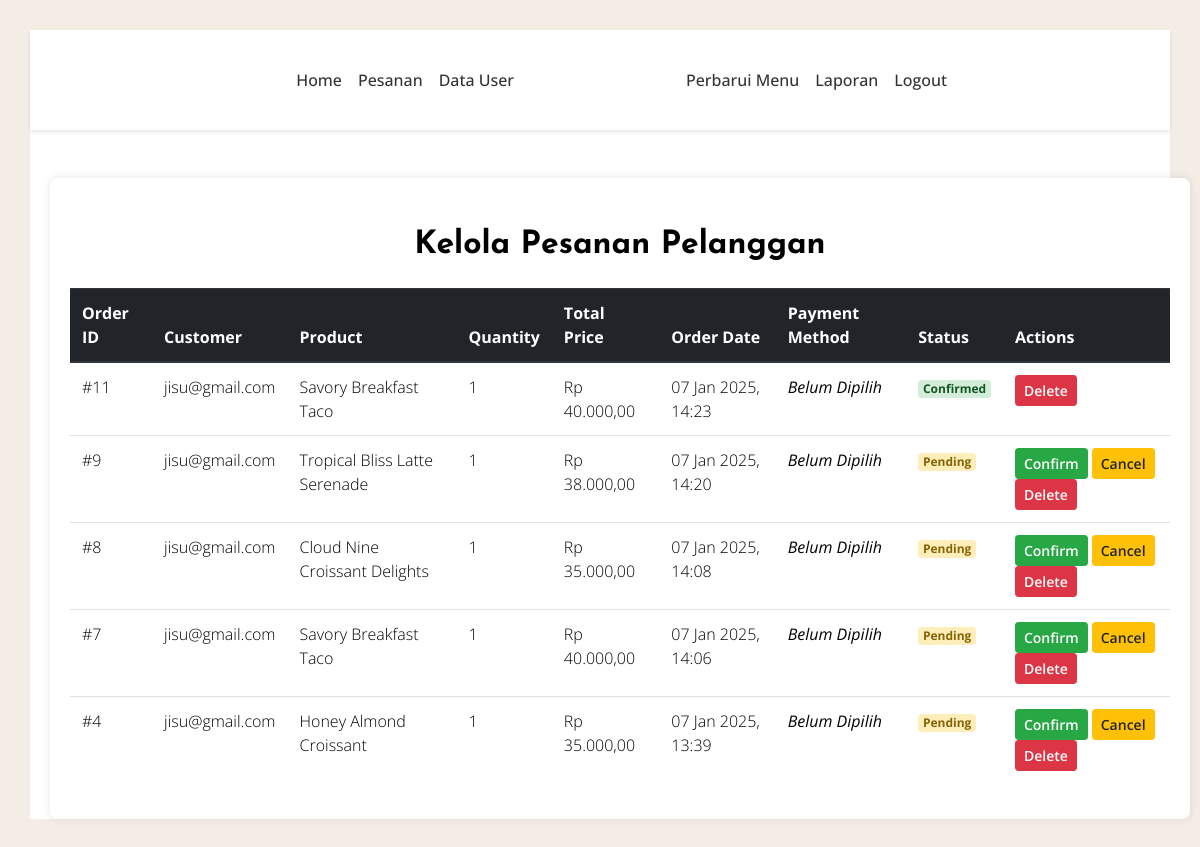
/kelolapesanan.php (signed in), run on the app's committed database.
### tables this page shows
CREATE TABLE `transactions` (
  `id` int(11) NOT NULL,
  `user_id` int(10) DEFAULT NULL,
  `email` varchar(50) NOT NULL,
  `product_name` varchar(255) DEFAULT NULL,
  `quantity` int(11) DEFAULT NULL,
  `total_price` decimal(10,2) DEFAULT NULL,
  `created_at` timestamp NOT NULL DEFAULT CURRENT_TIMESTAMP,
  `status` enum('pending','cancelled','confirmed') DEFAULT 'pending'
);

CREATE TABLE `tbl_user` (
  `id` int(10) NOT NULL,
  `nama` varchar(50) NOT NULL,
  `email` varchar(50) NOT NULL,
  `password` varchar(10) NOT NULL,
  `role` enum('user','staf') NOT NULL,
  `foto_profil` varchar(250) NOT NULL
);

### kelolapesanan.php (the view, shortened to what this page needs)
<?php
$conn = mysqli_connect("localhost", "root", "", "dbcafe");
$query = "SELECT t.*, u.email
        FROM transactions t
        JOIN tbl_user u ON t.user_id = u.id
        ORDER BY t.created_at DESC";
$result = mysqli_query($conn, $query);
?>
<!DOCTYPE html>
<html lang="en">
<head>
    <link rel="stylesheet" href="vendor/bootstrap/bootstrap.min.css">
    <link rel="stylesheet" href="css/style.min.css">
    <link rel="stylesheet" href="https://use.fontawesome.com/releases/v5.8.1/css/all.css">
</head>
<body data-spy="scroll" data-target="#navbar" class="static-layout">
    <div class="boxed-page">
        <?php include 'navbaradmin.php'; ?>
        <div class="container table-container mt-5 pt-5">
            <h2 class="text-center mb-4">Kelola Pesanan Pelanggan</h2>
            <div class="table-responsive">
                <table class="table table table-hover">
                    <thead class="thead-dark">
                        <tr>
                            <th>Order ID</th>
                            <th>Customer</th>
                            <th>Product</th>
                            <th>Quantity</th>
                            <th>Total Price</th>
                            <th>Order Date</th>
                            <th>Payment Method</th>
                            <th>Status</th>
                            <th>Actions</th>
                        </tr>
                    </thead>
                    <tbody>
                        <?php while ($row = mysqli_fetch_assoc($result)) : ?>
                        <tr>
                            <td>#<?php echo $row['id']; ?></td>
                            <td><?php echo htmlspecialchars($row['email']); ?></td>
                            <td><?php echo htmlspecialchars($row['product_name']); ?></td>
                            <td><?php echo $row['quantity']; ?></td>
                            <td>Rp <?php echo number_format($row['total_price'], 2, ',', '.'); ?></td>
                            <td><?php echo date('d M Y, H:i', strtotime($row['created_at'])); ?></td>
                            <td>
                                <strong>
                                    <?php
                                    if (!empty($row['payment_method'])) {
                                        echo htmlspecialchars(ucfirst($row['payment_method']));
                                    } else {
                                        echo '<i>Belum Dipilih</i>';
                                    }
                                    ?>
                                </strong>
                            </td>
                            <td>
                                <span class="badge status-<?php echo strtolower($row['status']); ?>">
                                    <?php echo ucfirst($row['status']); ?>
                                </span>
                            </td>
                            <td>
                                <?php if ($row['status'] === 'pending') : ?>
                                <a href="confirm.php?id=<?php echo $row['id']; ?>" class="btn btn-success btn-sm">
                                    Confirm
                                </a>
                                <a href="cancel.php?id=<?php echo $row['id']; ?>" class="btn btn-warning btn-sm">
                                    Cancel
                                </a>
                                <?php endif; ?>
                                <a href="delete.php?id=<?php echo $row['id']; ?>"
                                class="btn btn-danger btn-sm"
                                onclick="return confirm('Anda yakin ingin menghapus pesanan ini?');">
                                    Delete
                                </a>
                            </td>
                        </tr>
                        <?php endwhile; ?>
                    </tbody>
                </table>
            </div>
        </div>
    </div>
</body>
</html>

### data on the page
transactions: id "11", user.email "jisu@gmail.com", product_name "Savory Breakfast Taco", quantity "1", total_price "40.000,00", created_at "07 Jan 2025, 14:23", status "Confirmed"
transactions: id "9", user.email "jisu@gmail.com", product_name "Tropical Bliss Latte Serenade", quantity "1", total_price "38.000,00", created_at "07 Jan 2025, 14:20", status "Pending"
transactions: id "8", user.email "jisu@gmail.com", product_name "Cloud Nine Croissant Delights", quantity "1", total_price "35.000,00", created_at "07 Jan 2025, 14:08", status "Pending"
transactions: id "7", user.email "jisu@gmail.com", product_name "Savory Breakfast Taco", quantity "1", total_price "40.000,00", created_at "07 Jan 2025, 14:06", status "Pending"
transactions: id "4", user.email "jisu@gmail.com", product_name "Honey Almond Croissant", quantity "1", total_price "35.000,00", created_at "07 Jan 2025, 13:39", status "Pending"
